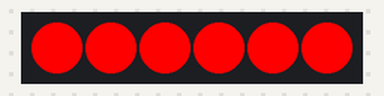
Bench run of a sketch on a simulated ESP8266 (NodeMCU). Shown: 6 RGB LEDs in strip order, left to right. WiFi joins after 1.5 s; servers stay silent unless stated.

Above: at 0.1 s.
At 1.65 s:
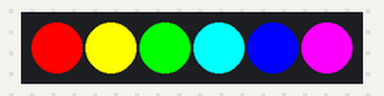
At 20.33 s:
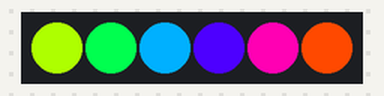
At 31.05 s:
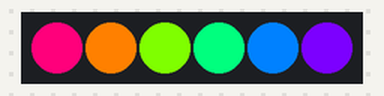
At 38.09 s:
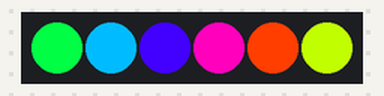
At 39.32 s:
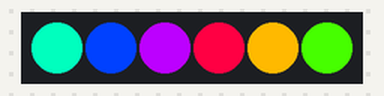
Timing chart, 0 to 40.0 s (numbered marks = the images above):
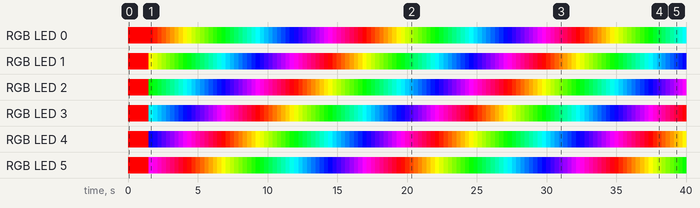

Measured:
- by itself, RGB LED 0: off → RGB(255, 0, 0) at 0.00 s, → RGB(255, 1, 0) 1.5 s later, → RGB(255, 30, 0) 0.31 s later, → RGB(255, 61, 0) 0.31 s later, … (127 changes in this stretch)
- by itself, RGB LED 2: off → RGB(255, 0, 0) at 0.00 s, → RGB(0, 255, 0) 1.5 s later, → RGB(0, 255, 28) 0.31 s later, → RGB(0, 255, 59) 0.31 s later, … (127 changes in this stretch)

The sketch:

Helix.ino
```cpp
#include <ESP8266WiFi.h>
#include <ESP8266mDNS.h>
#include <WiFiUdp.h>
#include <DNSServer.h>
#include <ESP8266WebServer.h>
#include <WiFiManager.h>
#include <ArduinoOTA.h>
#include <NeoPixelBus.h>

const uint16_t PixelCount = 6;
const float S = 1.0f;
const float B = 1.0f;
const int delayTime = 15; //ms

NeoPixelBus<NeoGrbFeature, Neo800KbpsMethod> strip(PixelCount);

int counter = 0;
int colorStep = 1000/PixelCount;

const char* password = "Helix"; // CHANGE THIS!

void setup()
{
  strip.Begin();
  strip.Show();

  for(int i = 0; i < PixelCount; i++)
  {
    strip.SetPixelColor(i,HsbColor(0,S,B)); // set all pixel to red
  }
  strip.Show();

  WiFiManager wifiManager;
  wifiManager.setTimeout(120);
  wifiManager.autoConnect("Helix");

  ArduinoOTA.setHostname("Helix");
  ArduinoOTA.setPassword(password);
  ArduinoOTA.begin();
}

void loop()
{
  int tmp = 0;

  ArduinoOTA.handle();

  counter = (++counter)%1001;

  for(int i = 0; i < PixelCount; i++)
  {
    tmp = (counter+(colorStep*i))%1001;
    strip.SetPixelColor(i,HsbColor(tmp/1000.0,S,B)); // set the leds to different colors on the color circle, see https://github.com/Makuna/NeoPixelBus/wiki/HsbColor-object-API
  }

  strip.Show();
  delay(delayTime);
}
```
